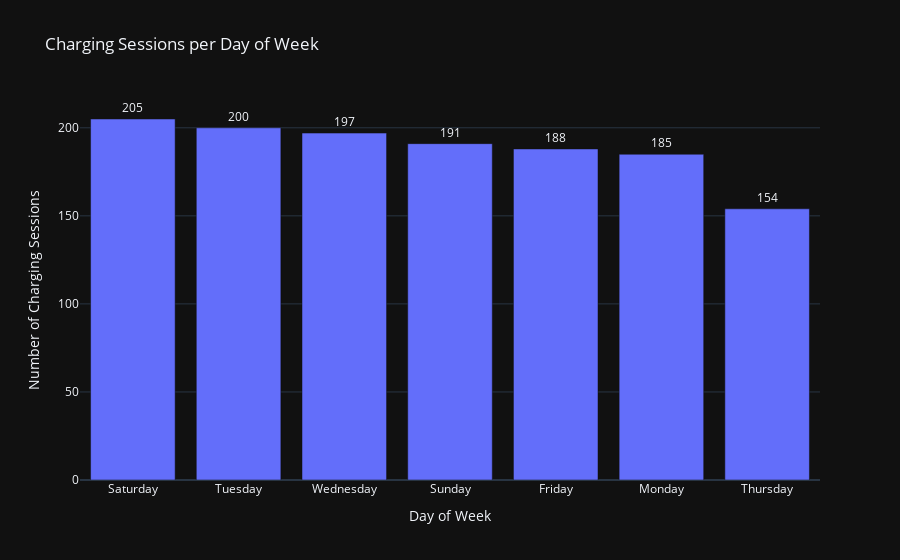

Notebook code for this chart:
### Code cell
# Count the number of charging sessions per day of the week
charging_sessions_per_day = df['Day of Week'].value_counts().reset_index()
charging_sessions_per_day.columns = ['Day of Week', 'Charging Sessions']

# Create a Plotly bar chart
fig_bar = px.bar(charging_sessions_per_day, x='Day of Week', y='Charging Sessions',
                 title='Charging Sessions per Day of Week',
                 labels={'Day of Week': 'Day of Week', 'Charging Sessions': 'Number of Charging Sessions'},
                 text='Charging Sessions',template='plotly_dark')

fig_bar.update_traces(textposition='outside')
fig_bar.show()

### Figure 1 — Plotly figure (JSON) as saved in the notebook; plotly's stock layout.template omitted (floating-point values rounded to 4 significant figures)
{"data": [{"hovertemplate": "Day of Week=%{x}<br>Number of Charging Sessions=%{text}<extra></extra>", "legendgroup": "", "marker": {"color": "#636efa", "pattern": {"shape": ""}}, "name": "", "orientation": "v", "showlegend": false, "text": [205.0, 200.0, 197.0, 191.0, 188.0, 185.0, 154.0], "textposition": "outside", "type": "bar", "x": ["Saturday", "Tuesday", "Wednesday", "Sunday", "Friday", "Monday", "Thursday"], "xaxis": "x", "y": [205, 200, 197, 191, 188, 185, 154], "yaxis": "y"}], "layout": {"barmode": "relative", "legend": {"tracegroupgap": 0}, "title": {"text": "Charging Sessions per Day of Week"}, "xaxis": {"anchor": "y", "domain": [0, 1], "title": {"text": "Day of Week"}}, "yaxis": {"anchor": "x", "domain": [0, 1], "title": {"text": "Number of Charging Sessions"}}}}
